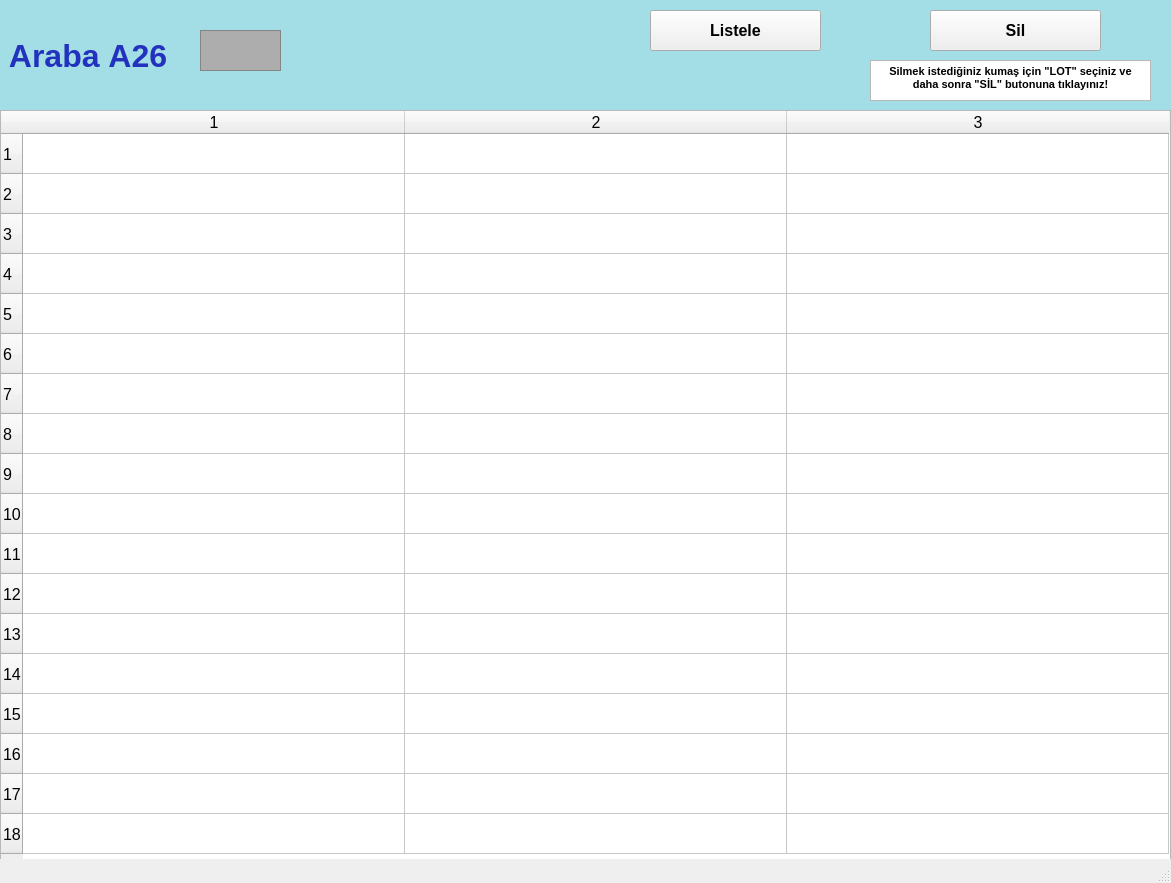
<?xml version="1.0" encoding="UTF-8"?>
<ui version="4.0">
 <class>arabalarA26_ekran</class>
 <widget class="QMainWindow" name="arabalarA26_ekran">
  <property name="geometry">
   <rect>
    <x>0</x>
    <y>0</y>
    <width>1171</width>
    <height>883</height>
   </rect>
  </property>
  <property name="font">
   <font>
    <pointsize>12</pointsize>
    <weight>50</weight>
    <bold>false</bold>
    <kerning>false</kerning>
   </font>
  </property>
  <property name="windowTitle">
   <string/>
  </property>
  <widget class="QWidget" name="centralwidget">
   <widget class="QLabel" name="arabaA1yazi_lbl">
    <property name="geometry">
     <rect>
      <x>0</x>
      <y>0</y>
      <width>1171</width>
      <height>111</height>
     </rect>
    </property>
    <property name="font">
     <font>
      <pointsize>24</pointsize>
      <weight>75</weight>
      <bold>true</bold>
     </font>
    </property>
    <property name="styleSheet">
     <string notr="true">background-color: rgb(163, 221, 229);
color: rgb(34, 50, 190);</string>
    </property>
    <property name="text">
     <string> Araba A26</string>
    </property>
   </widget>
   <widget class="QFrame" name="arabaA1_img">
    <property name="geometry">
     <rect>
      <x>200</x>
      <y>30</y>
      <width>81</width>
      <height>41</height>
     </rect>
    </property>
    <property name="styleSheet">
     <string notr="true">background-color: rgb(173, 173, 173);</string>
    </property>
    <property name="frameShape">
     <enum>QFrame::StyledPanel</enum>
    </property>
    <property name="frameShadow">
     <enum>QFrame::Raised</enum>
    </property>
   </widget>
   <widget class="QPushButton" name="listele26_btn">
    <property name="geometry">
     <rect>
      <x>650</x>
      <y>10</y>
      <width>171</width>
      <height>41</height>
     </rect>
    </property>
    <property name="font">
     <font>
      <pointsize>12</pointsize>
      <weight>75</weight>
      <bold>true</bold>
     </font>
    </property>
    <property name="text">
     <string>Listele</string>
    </property>
   </widget>
   <widget class="QTableWidget" name="A26_tw">
    <property name="geometry">
     <rect>
      <x>0</x>
      <y>110</y>
      <width>1171</width>
      <height>751</height>
     </rect>
    </property>
    <property name="baseSize">
     <size>
      <width>0</width>
      <height>0</height>
     </size>
    </property>
    <property name="rowCount">
     <number>18</number>
    </property>
    <property name="columnCount">
     <number>3</number>
    </property>
    <attribute name="horizontalHeaderVisible">
     <bool>true</bool>
    </attribute>
    <attribute name="horizontalHeaderCascadingSectionResizes">
     <bool>false</bool>
    </attribute>
    <attribute name="horizontalHeaderDefaultSectionSize">
     <number>382</number>
    </attribute>
    <attribute name="horizontalHeaderMinimumSectionSize">
     <number>38</number>
    </attribute>
    <attribute name="verticalHeaderDefaultSectionSize">
     <number>40</number>
    </attribute>
    <attribute name="verticalHeaderMinimumSectionSize">
     <number>23</number>
    </attribute>
    <row/>
    <row/>
    <row/>
    <row/>
    <row/>
    <row/>
    <row/>
    <row/>
    <row/>
    <row/>
    <row/>
    <row/>
    <row/>
    <row/>
    <row/>
    <row/>
    <row/>
    <row/>
    <column/>
    <column/>
    <column/>
   </widget>
   <widget class="QPushButton" name="sil26_btn">
    <property name="geometry">
     <rect>
      <x>930</x>
      <y>10</y>
      <width>171</width>
      <height>41</height>
     </rect>
    </property>
    <property name="font">
     <font>
      <pointsize>12</pointsize>
      <weight>75</weight>
      <bold>true</bold>
     </font>
    </property>
    <property name="text">
     <string>Sil</string>
    </property>
   </widget>
   <widget class="QTextBrowser" name="textBrowser">
    <property name="geometry">
     <rect>
      <x>870</x>
      <y>60</y>
      <width>281</width>
      <height>41</height>
     </rect>
    </property>
    <property name="html">
     <string>&lt;!DOCTYPE HTML PUBLIC &quot;-//W3C//DTD HTML 4.0//EN&quot; &quot;http://www.w3.org/TR/REC-html40/strict.dtd&quot;&gt;
&lt;html&gt;&lt;head&gt;&lt;meta name=&quot;qrichtext&quot; content=&quot;1&quot; /&gt;&lt;style type=&quot;text/css&quot;&gt;
p, li { white-space: pre-wrap; }
&lt;/style&gt;&lt;/head&gt;&lt;body style=&quot; font-family:'MS Shell Dlg 2'; font-size:12pt; font-weight:400; font-style:normal;&quot;&gt;
&lt;p align=&quot;center&quot; style=&quot; margin-top:0px; margin-bottom:0px; margin-left:0px; margin-right:0px; -qt-block-indent:0; text-indent:0px;&quot;&gt;&lt;span style=&quot; font-size:8pt; font-weight:600;&quot;&gt;Silmek istediğiniz kumaş için &amp;quot;LOT&amp;quot; seçiniz ve daha sonra &amp;quot;SİL&amp;quot; butonuna tıklayınız!&lt;/span&gt;&lt;/p&gt;&lt;/body&gt;&lt;/html&gt;</string>
    </property>
   </widget>
  </widget>
  <widget class="QStatusBar" name="statusbar"/>
 </widget>
 <resources/>
 <connections/>
</ui>
